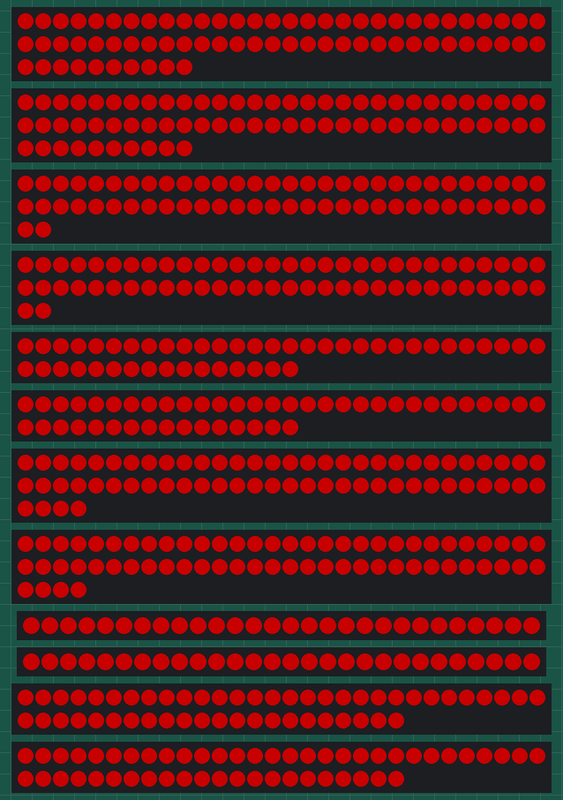
This program was run on a simulated ESP32. Shown: 2 × 70 RGB LEDs in strip order, left to right, continuing on the next row, 2 × 62 RGB LEDs in strip order, left to right, continuing on the next row, 2 × 46 RGB LEDs in strip order, left to right, continuing on the next row, 2 × 64 RGB LEDs in strip order, left to right, continuing on the next row, 2 × 28 RGB LEDs in strip order, left to right, 2 × 52 RGB LEDs in strip order, left to right, continuing on the next row. Dim RGB values are drawn brighter than linear.

Above: at 0.1 s.

The program:

main.cpp
```cpp
#include <Adafruit_NeoPixel.h>

// --- Strips configuration ---
#define LED_TYPE (NEO_GRB + NEO_KHZ800)
#define STRIPS_COUNT 7
#define STRIP_1 70
#define STRIP_2 62
#define STRIP_3 46
#define STRIP_4 64
#define STRIP_5 28
#define STRIP_6 52
#define STRIP_7 50

// --- Fire effect configuration ---
#define RED 0xFF0000

uint8_t brightness = 100;

// --- Strips configuration ---
Adafruit_NeoPixel left_strips[STRIPS_COUNT] = {
    Adafruit_NeoPixel(STRIP_1, 16, LED_TYPE),
    Adafruit_NeoPixel(STRIP_2, 17, LED_TYPE),
    Adafruit_NeoPixel(STRIP_3, 18, LED_TYPE),
    Adafruit_NeoPixel(STRIP_4, 19, LED_TYPE),
    Adafruit_NeoPixel(STRIP_5, 21, LED_TYPE),
    Adafruit_NeoPixel(STRIP_6, 22, LED_TYPE),
    Adafruit_NeoPixel(STRIP_7, 23, LED_TYPE)
};

Adafruit_NeoPixel right_strips[STRIPS_COUNT] = {
    Adafruit_NeoPixel(STRIP_1, 13, LED_TYPE),
    Adafruit_NeoPixel(STRIP_2, 14, LED_TYPE),
    Adafruit_NeoPixel(STRIP_3, 27, LED_TYPE),
    Adafruit_NeoPixel(STRIP_4, 26, LED_TYPE),
    Adafruit_NeoPixel(STRIP_5, 25, LED_TYPE),
    Adafruit_NeoPixel(STRIP_6, 33, LED_TYPE),
    Adafruit_NeoPixel(STRIP_7, 32, LED_TYPE)
};

// --- Lifecycle functions ---
void setup() {
    Serial.begin(115200);
    randomSeed(analogRead(0));

    for (uint8_t i = 0; i < STRIPS_COUNT; i++) {
        left_strips[i].begin();
        left_strips[i].fill(RED);
        left_strips[i].show();

        right_strips[i].begin();
        right_strips[i].fill(RED);
        right_strips[i].show();
    }
}

void loop() {
    //brightness = map(analogRead(A0), 0, 1023, 0, 255); //TODO later

    const uint8_t new_brightness = brightness;

    if (brightness != new_brightness) return;

    for (uint8_t i = 0; i < STRIPS_COUNT; i++) {
        left_strips[i].setBrightness(brightness);
        left_strips[i].show();

        right_strips[i].setBrightness(brightness);
        right_strips[i].show();
    }
}
```
